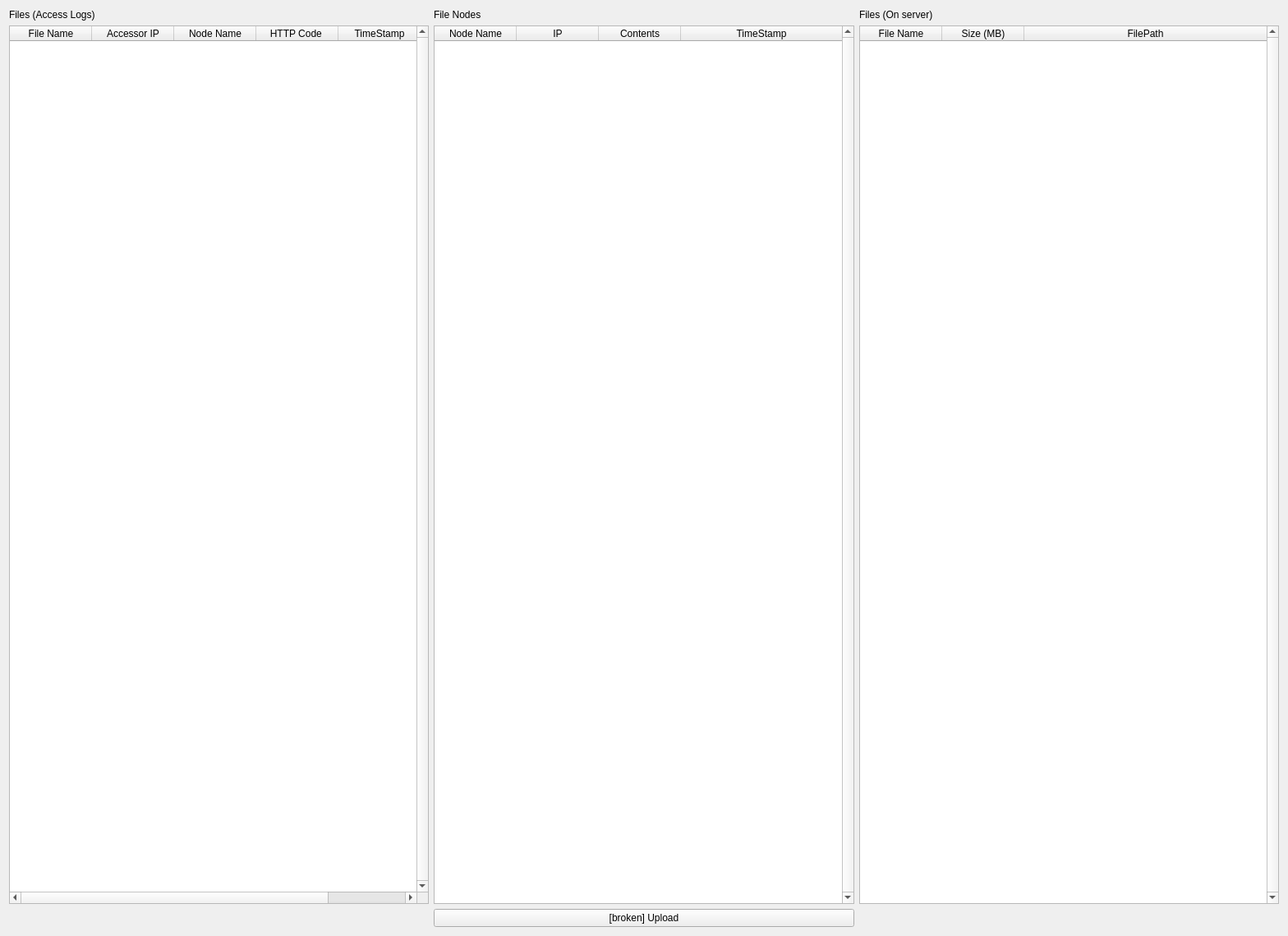
<?xml version="1.0" encoding="UTF-8"?>
<ui version="4.0">
 <class>Form</class>
 <widget class="QWidget" name="Form">
  <property name="geometry">
   <rect>
    <x>0</x>
    <y>0</y>
    <width>1568</width>
    <height>1139</height>
   </rect>
  </property>
  <property name="windowTitle">
   <string>Form</string>
  </property>
  <layout class="QGridLayout" name="gridLayout">
   <item row="1" column="1">
    <widget class="QTableWidget" name="FileHost_NodeLogTable">
     <property name="autoFillBackground">
      <bool>false</bool>
     </property>
     <property name="verticalScrollBarPolicy">
      <enum>Qt::ScrollBarAlwaysOn</enum>
     </property>
     <property name="alternatingRowColors">
      <bool>false</bool>
     </property>
     <attribute name="horizontalHeaderStretchLastSection">
      <bool>true</bool>
     </attribute>
     <column>
      <property name="text">
       <string>Node Name</string>
      </property>
     </column>
     <column>
      <property name="text">
       <string>IP</string>
      </property>
     </column>
     <column>
      <property name="text">
       <string>Contents</string>
      </property>
     </column>
     <column>
      <property name="text">
       <string>TimeStamp</string>
      </property>
     </column>
    </widget>
   </item>
   <item row="2" column="2">
    <spacer name="horizontalSpacer_2">
     <property name="orientation">
      <enum>Qt::Horizontal</enum>
     </property>
     <property name="sizeHint" stdset="0">
      <size>
       <width>40</width>
       <height>20</height>
      </size>
     </property>
    </spacer>
   </item>
   <item row="0" column="0">
    <widget class="QLabel" name="label">
     <property name="text">
      <string>Files (Access Logs)</string>
     </property>
    </widget>
   </item>
   <item row="0" column="2">
    <widget class="QLabel" name="label_2">
     <property name="text">
      <string>Files (On server)</string>
     </property>
    </widget>
   </item>
   <item row="2" column="0">
    <spacer name="horizontalSpacer">
     <property name="orientation">
      <enum>Qt::Horizontal</enum>
     </property>
     <property name="sizeHint" stdset="0">
      <size>
       <width>40</width>
       <height>20</height>
      </size>
     </property>
    </spacer>
   </item>
   <item row="1" column="2">
    <widget class="QTableWidget" name="FileHost_FileLogTable">
     <property name="autoFillBackground">
      <bool>false</bool>
     </property>
     <property name="verticalScrollBarPolicy">
      <enum>Qt::ScrollBarAlwaysOn</enum>
     </property>
     <property name="alternatingRowColors">
      <bool>false</bool>
     </property>
     <attribute name="horizontalHeaderStretchLastSection">
      <bool>true</bool>
     </attribute>
     <column>
      <property name="text">
       <string>File Name</string>
      </property>
     </column>
     <column>
      <property name="text">
       <string>Size (MB)</string>
      </property>
     </column>
     <column>
      <property name="text">
       <string>FilePath</string>
      </property>
     </column>
    </widget>
   </item>
   <item row="1" column="0">
    <layout class="QHBoxLayout" name="horizontalLayout">
     <item>
      <widget class="QTableWidget" name="FileHost_FileAccessLogsTable">
       <property name="autoFillBackground">
        <bool>false</bool>
       </property>
       <property name="verticalScrollBarPolicy">
        <enum>Qt::ScrollBarAlwaysOn</enum>
       </property>
       <property name="alternatingRowColors">
        <bool>false</bool>
       </property>
       <attribute name="horizontalHeaderStretchLastSection">
        <bool>true</bool>
       </attribute>
       <column>
        <property name="text">
         <string>File Name</string>
        </property>
       </column>
       <column>
        <property name="text">
         <string>Accessor IP</string>
        </property>
       </column>
       <column>
        <property name="text">
         <string>Node Name</string>
        </property>
       </column>
       <column>
        <property name="text">
         <string>HTTP Code </string>
        </property>
       </column>
       <column>
        <property name="text">
         <string>TimeStamp</string>
        </property>
       </column>
      </widget>
     </item>
    </layout>
   </item>
   <item row="0" column="1">
    <widget class="QLabel" name="label_3">
     <property name="text">
      <string>File Nodes</string>
     </property>
    </widget>
   </item>
   <item row="2" column="1">
    <widget class="QPushButton" name="pushButton">
     <property name="text">
      <string>[broken] Upload</string>
     </property>
    </widget>
   </item>
  </layout>
 </widget>
 <resources/>
 <connections/>
</ui>
